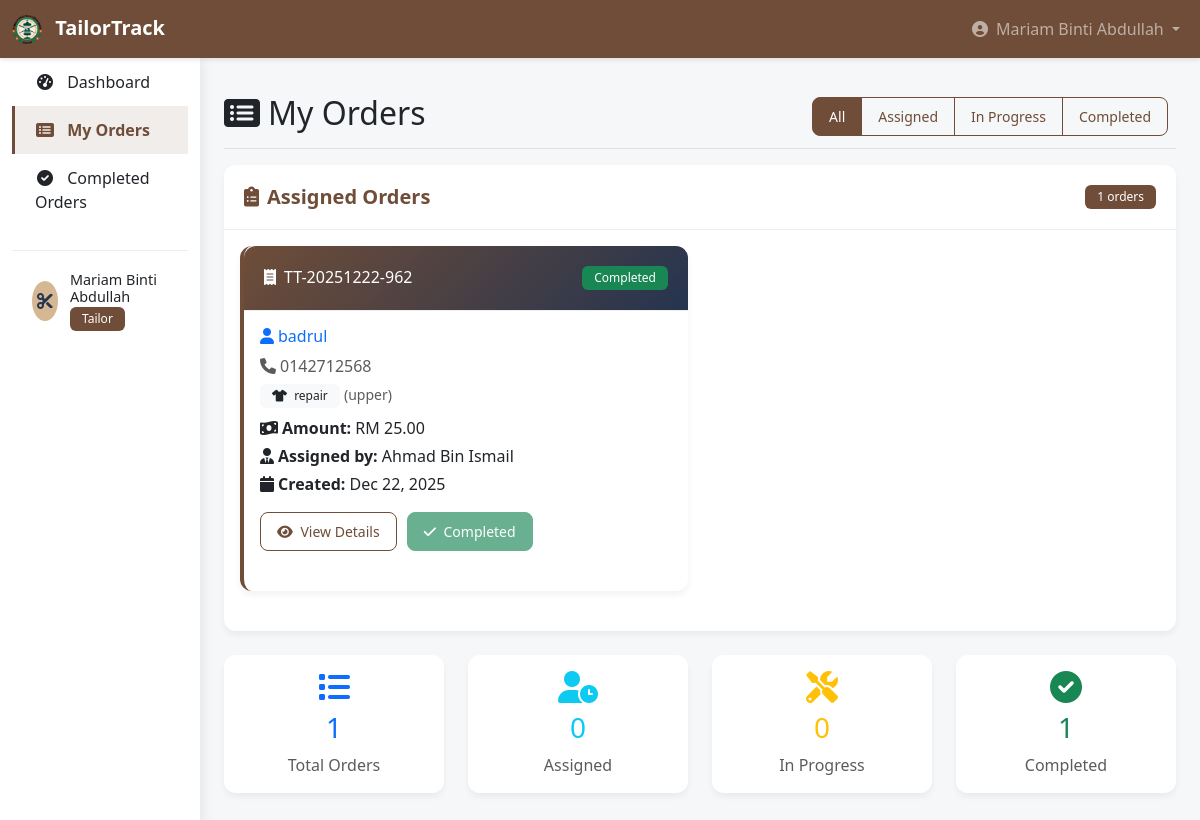
The app's page /tailor/my_orders.php (signed in) with its own data.
### tables this page shows
CREATE TABLE `orders` (
  `order_id` varchar(20) NOT NULL,
  `customer_name` varchar(100) NOT NULL,
  `customer_phone` varchar(20) NOT NULL,
  `customer_email` varchar(100) DEFAULT NULL,
  `order_type` enum('set_baju_melayu','set_baju_kurung','set_baju_kebaya','baju_kurta','repair') NOT NULL,
  `repair_type` enum('upper','lower','both') DEFAULT NULL,
  `status` enum('pending','assigned','in_progress','completed','paid','cancel') DEFAULT 'pending',
  `payment_status` enum('pending','paid') DEFAULT 'pending',
  `assigned_tailor` int(11) DEFAULT NULL,
  `created_by` int(11) NOT NULL,
  `created_at` timestamp NOT NULL DEFAULT current_timestamp(),
  `updated_at` timestamp NOT NULL DEFAULT current_timestamp() ON UPDATE current_timestamp(),
  `total_amount` decimal(10,2) NOT NULL,
  `deposit_amount` decimal(10,2) DEFAULT 0.00,
  `deposit_paid` enum('no','yes') DEFAULT 'no',
  `deposit_paid_at` timestamp NULL DEFAULT NULL,
  `amount_paid` decimal(10,2) DEFAULT 0.00,
  `tailor_notes` text DEFAULT NULL
);

CREATE TABLE `users` (
  `user_id` int(11) NOT NULL,
  `username` varchar(50) NOT NULL,
  `password` varchar(255) NOT NULL,
  `role` enum('admin','cashier','tailor') NOT NULL,
  `full_name` varchar(100) NOT NULL,
  `email` varchar(100) DEFAULT NULL,
  `phone` varchar(20) DEFAULT NULL,
  `created_at` timestamp NOT NULL DEFAULT current_timestamp()
);

### tailor/my_orders.php (the view, shortened to what this page needs)
<?php
require_once '../config/database.php';
function getStatusBadge($status) {
    switch ($status) {
        case 'completed': return 'success';
    }
}
$status_filter = $_GET['status'] ?? '';
$query = "SELECT o.*, c.full_name as cashier_name
          FROM orders o
          JOIN users c ON o.created_by = c.user_id
          WHERE o.assigned_tailor = ?";
$params = [$_SESSION['user_id']];
$query .= " ORDER BY
            CASE
                WHEN o.status = 'in_progress' THEN 1
                WHEN o.status = 'assigned' THEN 2
                WHEN o.status = 'completed' THEN 3
                ELSE 4
            END, o.created_at DESC";
try {
    $stmt = $pdo->prepare($query);
    $stmt->execute($params);
    $orders = $stmt->fetchAll();
} catch (PDOException $e) {
    error_log("Fetch orders error: " . $e->getMessage());
    $error = "Unable to load orders data.";
}
?>
<!DOCTYPE html>
<html lang="en">
<head>
    <link href="https://cdn.jsdelivr.net/npm/bootstrap@5.3.0-alpha1/dist/css/bootstrap.min.css" rel="stylesheet">
    <link rel="stylesheet" href="https://cdnjs.cloudflare.com/ajax/libs/font-awesome/6.0.0/css/all.min.css">
    <link rel="stylesheet" href="../css/tailor.css">
</head>
<body>
    <nav class="navbar navbar-expand-lg navbar-dark tailor-navbar">
        <div class="container-fluid">
            <a class="navbar-brand" href="dashboard.php">
                <img src="../Asset/logo_icon.png" alt="TailorTrack" style="width: 30px; height: 30px; object-fit: contain;" class="me-2">
                <span>TailorTrack</span>
            </a>
            <div class="collapse navbar-collapse" id="tailorNavbar">
                <ul class="navbar-nav ms-auto">
                    <li class="nav-item dropdown">
                        <a class="nav-link dropdown-toggle" href="#" id="navbarDropdown" role="button" data-bs-toggle="dropdown">
                            <i class="fas fa-user-circle me-1"></i> <?php echo htmlspecialchars($_SESSION['full_name']); ?>
                        </a>
                    </li>
                </ul>
            </div>
        </div>
    </nav>
    <div class="container-fluid">
        <div class="row">
            <nav id="sidebar" class="col-md-3 col-lg-2 d-md-block sidebar">
                <div class="position-sticky">
                    <ul class="nav flex-column">
                        <li class="nav-item">
                            <a class="nav-link" href="dashboard.php">
                                <i class="fas fa-tachometer-alt me-2"></i>
                                Dashboard
                            </a>
                        </li>
                        <li class="nav-item">
                            <a class="nav-link active" href="my_orders.php">
                                <i class="fas fa-list-alt me-2"></i>
                                My Orders
                            </a>
                        </li>
                        <li class="nav-item">
                            <a class="nav-link" href="completed_orders.php">
                                <i class="fas fa-check-circle me-2"></i>
                                Completed Orders
                            </a>
                        </li>
                    </ul>
                    <div class="sidebar-footer mt-4">
                        <div class="user-info">
                            <div class="user-avatar">
                                <i class="fas fa-cut"></i>
                            </div>
                            <div class="user-details">
                                <h6><?php echo htmlspecialchars($_SESSION['full_name']); ?></h6>
                                <span class="badge bg-tailor">Tailor</span>
                            </div>
                        </div>
                    </div>
                </div>
            </nav>
            <main class="col-md-9 ms-sm-auto col-lg-10 px-md-4 main-content">
                <div class="d-flex justify-content-between flex-wrap flex-md-nowrap align-items-center pt-3 pb-2 mb-3 border-bottom">
                    <h1 class="h2"><i class="fas fa-list-alt me-2"></i>My Orders</h1>
                    <div class="btn-toolbar mb-2 mb-md-0">
                        <div class="btn-group me-2">
                            <a href="?status=all" class="btn btn-sm <?php echo (!$status_filter || $status_filter == 'all') ? 'btn-primary' : 'btn-outline-primary'; ?>">All</a>
                            <a href="?status=assigned" class="btn btn-sm <?php echo $status_filter == 'assigned' ? 'btn-primary' : 'btn-outline-primary'; ?>">Assigned</a>
                            <a href="?status=in_progress" class="btn btn-sm <?php echo $status_filter == 'in_progress' ? 'btn-primary' : 'btn-outline-primary'; ?>">In Progress</a>
                            <a href="?status=completed" class="btn btn-sm <?php echo $status_filter == 'completed' ? 'btn-primary' : 'btn-outline-primary'; ?>">Completed</a>
                        </div>
                    </div>
                </div>
                <div class="card">
                    <div class="card-header d-flex justify-content-between align-items-center">
                        <h5 class="card-title mb-0">
                            <i class="fas fa-clipboard-list me-2"></i>Assigned Orders
                        </h5>
                        <span class="badge bg-primary"><?php echo count($orders); ?> orders</span>
                    </div>
                    <div class="card-body">
                        <?php if (empty($orders)): ?>
                            <div class="text-center py-5">
                                <i class="fas fa-clipboard-list text-muted fa-4x mb-3"></i>
                                <h4>No Orders Assigned</h4>
                                <p class="text-muted">You don't have any orders assigned to you yet.</p>
                            </div>
                        <?php else: ?>
                            <div class="row">
                                <?php foreach ($orders as $order): ?>
                                    <div class="col-lg-6 mb-4">
                                        <div class="card order-card h-100">
                                            <div class="card-header d-flex justify-content-between align-items-center">
                                                <h6 class="mb-0"><i class="fas fa-receipt me-2"></i><?php echo htmlspecialchars($order['order_id']); ?></h6>
                                                <span class="badge bg-<?php echo getStatusBadge($order['status']); ?>">
                                                    <?php echo ucfirst(str_replace('_', ' ', $order['status'])); ?>
                                                </span>
                                            </div>
                                            <div class="card-body">
                                                <div class="mb-3">
                                                    <h6 class="text-primary">
                                                        <i class="fas fa-user me-1"></i><?php echo htmlspecialchars($order['customer_name']); ?>
                                                    </h6>
                                                    <p class="text-muted mb-1">
                                                        <i class="fas fa-phone me-1"></i><?php echo htmlspecialchars($order['customer_phone']); ?>
                                                    </p>
                                                    <p class="mb-2">
                                                        <span class="badge bg-light text-dark">
                                                            <i class="fas fa-tshirt me-1"></i>
                                                            <?php echo str_replace('_', ' ', $order['order_type']); ?>
                                                        </span>
                                                        <?php if ($order['order_type'] == 'repair' && $order['repair_type']): ?>
                                                            <small class="text-muted">(<?php echo htmlspecialchars($order['repair_type']); ?>)</small>
                                                        <?php endif; ?>
                                                    </p>
                                                    <p class="mb-1">
                                                        <strong><i class="fas fa-money-bill-wave me-1"></i>Amount:</strong>
                                                        RM <?php echo number_format($order['total_amount'], 2); ?>
                                                    </p>
                                                    <p class="mb-1">
                                                        <strong><i class="fas fa-user-tie me-1"></i>Assigned by:</strong>
                                                        <?php echo htmlspecialchars($order['cashier_name']); ?>
                                                    </p>
                                                    <p class="mb-0">
                                                        <strong><i class="fas fa-calendar me-1"></i>Created:</strong>
                                                        <?php echo date('M j, Y', strtotime($order['created_at'])); ?>
                                                    </p>
                                                </div>
                                                <div class="action-buttons">
                                                    <button class="btn btn-outline-primary btn-sm view-order"
                                                            data-id="<?php echo htmlspecialchars($order['order_id']); ?>">
                                                        <i class="fas fa-eye me-1"></i> View Details
                                                    </button>
                                                    <?php if ($order['status'] != 'completed'): ?>
                                                        <button class="btn btn-outline-success btn-sm update-status"
                                                                data-id="<?php echo htmlspecialchars($order['order_id']); ?>"
                                                                data-status="<?php echo htmlspecialchars($order['status']); ?>"
                                                                data-notes="<?php echo htmlspecialchars($order['tailor_notes'] ?? ''); ?>">
                                                            <i class="fas fa-edit me-1"></i> Update Status
                                                        </button>
                                                    <?php else: ?>
                                                        <button class="btn btn-success btn-sm" disabled>
                                                            <i class="fas fa-check me-1"></i> Completed
                                                        </button>
                                                    <?php endif; ?>
                                                </div>
                                            </div>
                                        </div>
                                    </div>
                                <?php endforeach; ?>
                            </div>
                        <?php endif; ?>
                    </div>
                </div>
                <div class="row mt-4">
                    <div class="col-md-3">
                        <div class="card text-center stat-card">
                            <div class="card-body">
                                <i class="fas fa-list text-primary fa-2x mb-2"></i>
                                <h3 class="text-primary"><?php echo count($orders); ?></h3>
                                <p class="mb-0 text-muted">Total Orders</p>
                            </div>
                        </div>
                    </div>
                    <div class="col-md-3">
                        <div class="card text-center stat-card">
                            <div class="card-body">
                                <i class="fas fa-user-clock text-info fa-2x mb-2"></i>
                                <h3 class="text-info"><?php echo count(array_filter($orders, fn($o) => $o['status'] == 'assigned')); ?></h3>
                                <p class="mb-0 text-muted">Assigned</p>
                            </div>
                        </div>
                    </div>
                    <div class="col-md-3">
                        <div class="card text-center stat-card">
                            <div class="card-body">
                                <i class="fas fa-tools text-warning fa-2x mb-2"></i>
                                <h3 class="text-warning"><?php echo count(array_filter($orders, fn($o) => $o['status'] == 'in_progress')); ?></h3>
                                <p class="mb-0 text-muted">In Progress</p>
                            </div>
                        </div>
                    </div>
                    <div class="col-md-3">
                        <div class="card text-center stat-card">
                            <div class="card-body">
                                <i class="fas fa-check-circle text-success fa-2x mb-2"></i>
                                <h3 class="text-success"><?php echo count(array_filter($orders, fn($o) => $o['status'] == 'completed')); ?></h3>
                                <p class="mb-0 text-muted">Completed</p>
                            </div>
                        </div>
                    </div>
                </div>
            </main>
        </div>
    </div>
</body>
</html>

### records on screen
orders: order_id "TT-20251222-962", status "Completed", customer_name "badrul", customer_phone "0142712568", order_type "repair", repair_type "upper", total_amount "25.00", created_by.full_name "Ahmad Bin Ismail", created_at "Dec 22, 2025", status "0", status "1"

### other values on screen
$_SESSION['full_name'] "Mariam Binti Abdullah"
count($orders) "1"
